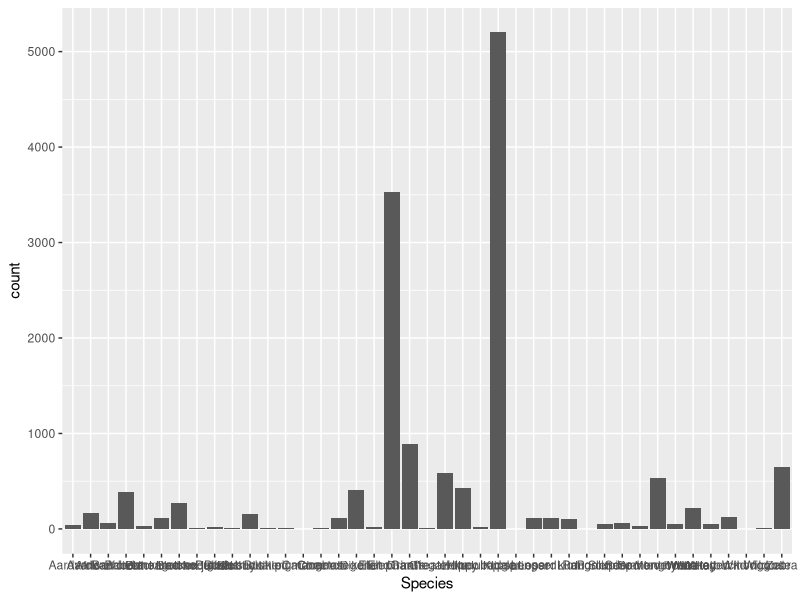
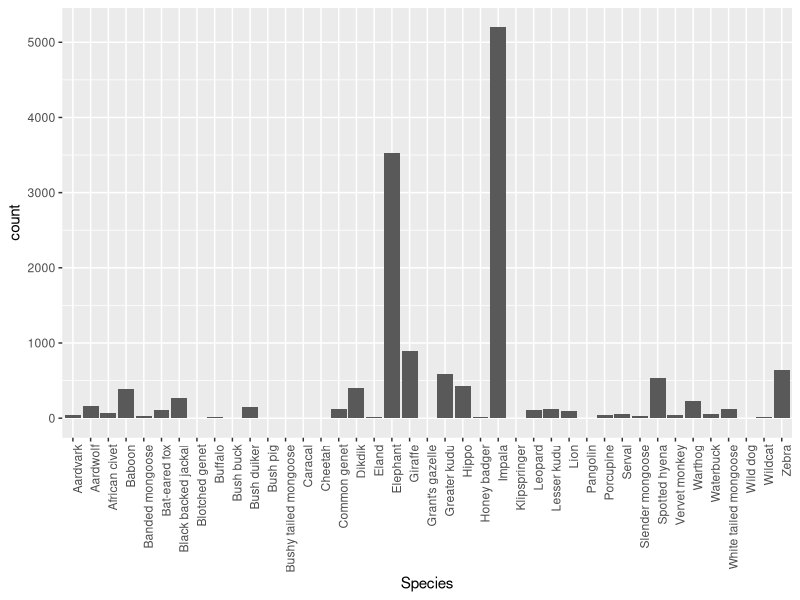

Source code (R) for these figures, in order: (Note: this script raises an error after producing the figures.)
library(ggplot2)
### Problem 1
CusackData <- read.csv("Cusack_et_al_random_versus_trail_camera_trap_data_Ruaha_2013_14.csv")
# Make the plot
ggplot(data=CusackData, aes(x=Species)) +
  geom_bar()

### Problem 2
ggplot(data=CusackData, aes(x=Species)) +
  geom_bar() + 
  # Rotate the axis tick labels
  theme(axis.text.x = element_text(angle=90, hjust=1))

### Problem 3
CountData <- count(CusackData, "Species")
# sort the species from least to most abundant in the plot
ggplot(data=CountData, aes(x=reorder(Species,-freq), y=freq)) +
  geom_bar(stat="identity") + 
  # flip the axes
  coord_flip() +
  # transform the count axis to be logarithmic
  scale_y_log10()
  